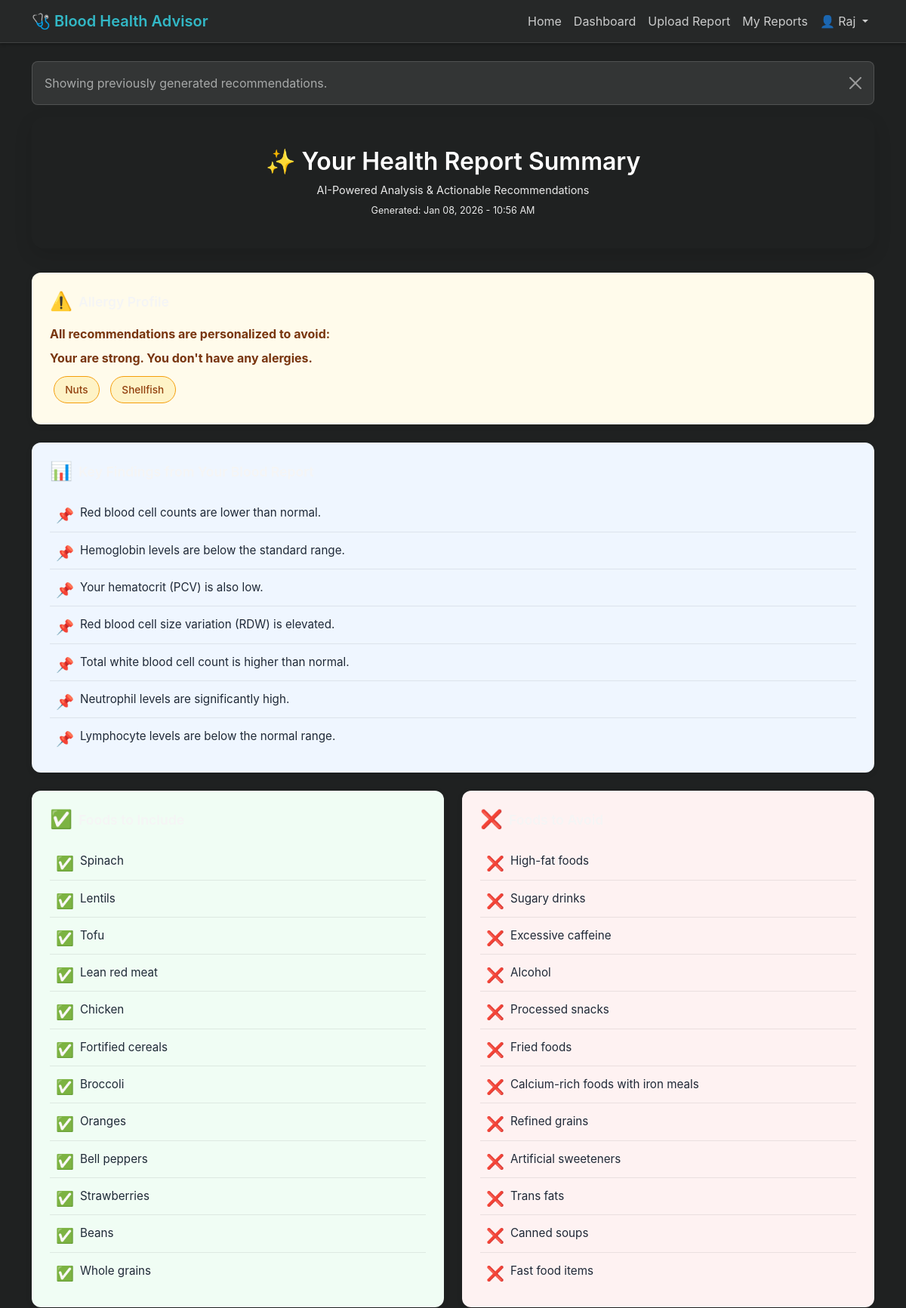
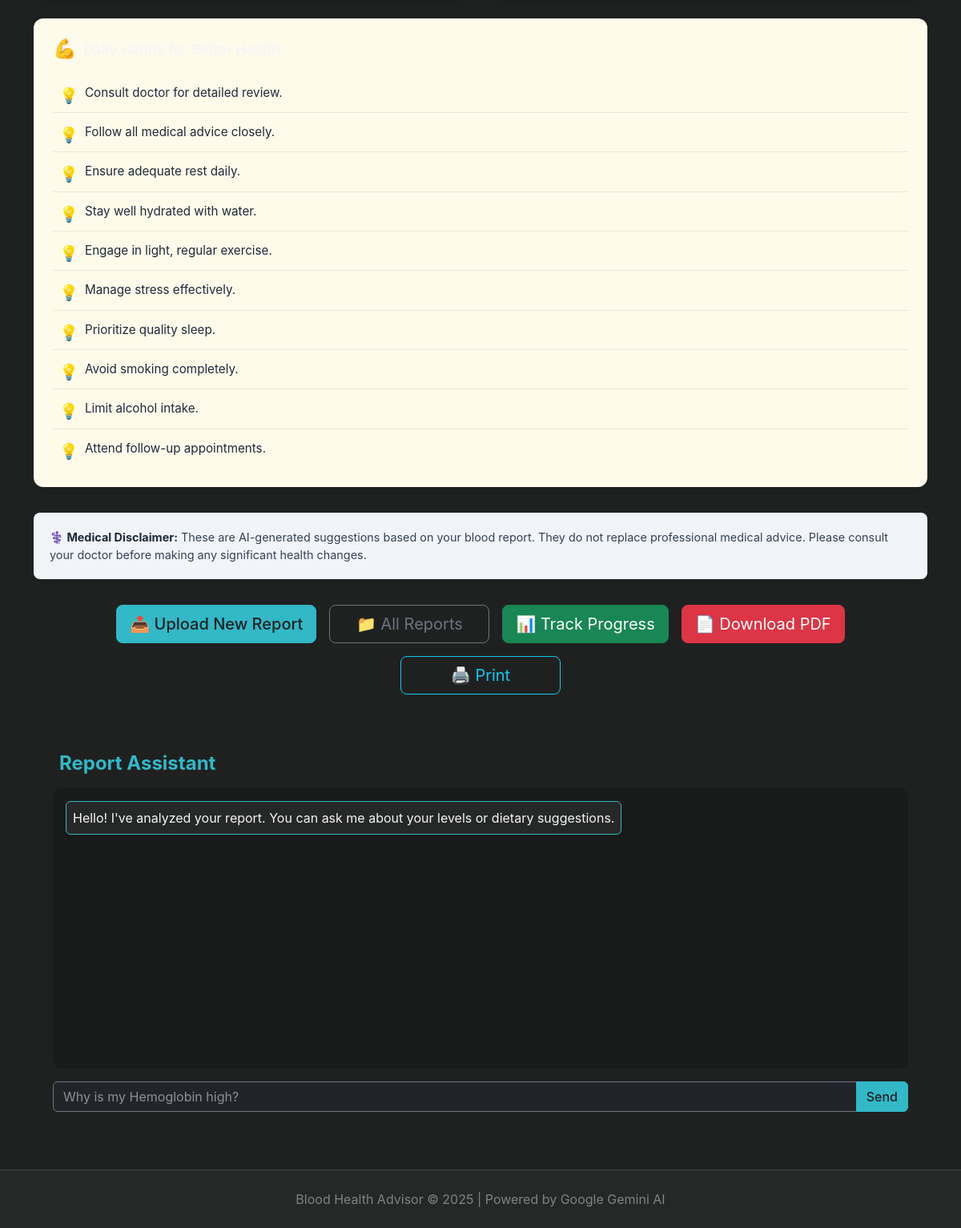
/recommendations/14/ (signed in), run on the app's committed database (2 pictures, top to bottom).
### analyzer/models.py (models this page shows, shortened)
class HealthRecommendation(models.Model):
    blood_report = models.OneToOneField(BloodReport, on_delete=models.CASCADE, related_name='recommendation')
    foods_to_eat = models.TextField()
    foods_to_avoid = models.TextField()
    daily_habits = models.TextField()
    detailed_analysis = models.TextField(blank=True)
    created_at = models.DateTimeField(auto_now_add=True)

### analyzer/views.py (the view)
# urls.py: path('recommendations/<int:report_id>/', views.generate_recommendations, name='generate_recommendations'),
@login_required
def generate_recommendations(request, report_id):
    blood_report = get_object_or_404(BloodReport, id=report_id, user=request.user)
    try:
        allergy_info = blood_report.allergy_info
    except AllergyInfo.DoesNotExist:
        messages.error(request, 'Please complete allergy information first.')
        return redirect('allergy_info', report_id=report_id)
    try:
        recommendation = blood_report.recommendation
        messages.info(request, 'Showing previously generated recommendations.')
    except HealthRecommendation.DoesNotExist:
        allergies_dict = {
            'user_mentioned': allergy_info.user_mentioned_allergies,
            'common': allergy_info.common_allergies_response
        }
        analysis_result = analyze_blood_report(
            blood_report.extracted_text,
            allergies_dict
        )
        recommendation = HealthRecommendation.objects.create(
            blood_report=blood_report,
            detailed_analysis=analysis_result['detailed_analysis'],
            foods_to_eat=analysis_result['foods_to_eat'],
            foods_to_avoid=analysis_result['foods_to_avoid'],
            daily_habits=analysis_result['daily_habits']
        )
        messages.success(request, 'Health recommendations generated successfully!')
    context = {
        'blood_report': blood_report,
        'recommendation': recommendation,
        'allergy_info': allergy_info
    }
    return render(request, 'analyzer/recommendations.html', context)

### templates/analyzer/recommendations.html (shortened to what this page needs)
{% extends 'base.html' %}
{% load custom_filters %}
{% block content %}
<div class="report-header">
    <h2>✨ Your Health Report Summary</h2>
    <p class="report-meta mb-1">AI-Powered Analysis & Actionable Recommendations</p>
    <p class="report-meta mb-0">
        <small>Generated: {{ recommendation.created_at|date:"M d, Y - h:i A" }}</small>
    </p>
</div>
{% if allergy_info.user_mentioned_allergies or allergy_info.common_allergies_response %}
<div class="info-card allergy-section">
    <h4>
        <span class="icon">⚠️</span>
    </h4>
    <p class="mb-2"><strong>All recommendations are personalized to avoid:</strong></p>
    {% if allergy_info.user_mentioned_allergies %}
        <p class="mb-2">
            <strong>Your Allergies:</strong> {{ allergy_info.user_mentioned_allergies }}
        </p>
    {% else %}
        <p class="mb-2">
            <strong>Your are strong. You don't have any alergies.</strong>
        </p>
    {% endif %}
    <div>
        {% for key, value in allergy_info.common_allergies_response.items %}
            {% if value %}
                <span class="allergy-badge">{{ key|title }}</span>
            {% endif %}
        {% endfor %}
    </div>
</div>
{% endif %}
<div class="info-card analysis-section">
    <h4>
        <span class="icon">📊</span>
    </h4>
    {{ recommendation.detailed_analysis|simple_list|safe }}
</div>
<div class="foods-grid">
    <div class="info-card foods-eat-section">
        <h4>
            <span class="icon">✅</span>
        </h4>
        {{ recommendation.foods_to_eat|simple_list|safe }}
    </div>
    <div class="info-card foods-avoid-section">
        <h4>
            <span class="icon">❌</span>
        </h4>
        {{ recommendation.foods_to_avoid|simple_list|safe }}
    </div>
</div>
<div class="info-card habits-section">
    <h4>
        <span class="icon">💪</span>
    </h4>
    {{ recommendation.daily_habits|simple_list|safe }}
</div>
<div class="disclaimer">
    <strong>⚕️ Medical Disclaimer:</strong>
    These are AI-generated suggestions based on your blood report. They do not replace professional medical advice.
    Please consult your doctor before making any significant health changes.
</div>
<div class="action-buttons">
    <a href="{% url 'upload_report' %}" class="btn btn-primary btn-lg">
        📤 Upload New Report
    </a>
    <a href="{% url 'report_list' %}" class="btn btn-outline-secondary btn-lg">
        📁 All Reports
    </a>
    <a href="{% url 'progress_tracker' report_id=blood_report.id %}" class="btn btn-success btn-lg">
        📊 Track Progress
    </a>
    <a href="{% url 'download_pdf_report' report_id=blood_report.id %}" class="btn btn-danger btn-lg">
        📄 Download PDF
    </a>
    <button onclick="window.print()" class="btn btn-outline-info btn-lg">
        🖨️ Print
    </button>
</div>
<div class="glass-card mt-5 p-4">
    <h4 class="fw-bold mb-3" style="color: var(--primary-color);">
        Report Assistant
    </h4>
    <div id="chat-box" class="mb-3 p-3" style="height: 350px; overflow-y: auto; background: rgba(0,0,0,0.2); border-radius: 10px;">
        <div class="text-start mb-3">
            <div class="p-2 d-inline-block rounded shadow-sm" style="background: var(--surface-color); border: 1px solid var(--primary-color);">
                Hello! I've analyzed your report. You can ask me about your levels or dietary suggestions.
            </div>
        </div>
    </div>
    <div class="input-group">
        <input type="text" id="user-input" class="form-control bg-dark text-white border-secondary"
               placeholder="Why is my Hemoglobin high?" onkeypress="if(event.key === 'Enter') sendMessage()">
        <button class="btn btn-primary" type="button" id="send-btn" onclick="sendMessage()">
            <span id="btn-text">Send</span>
        </button>
    </div>
</div>
{% endblock %}

### templates/base.html (shortened to what this page needs)
<!DOCTYPE html>
<html lang="en" data-bs-theme="dark">
<head>
    <link href="https://cdn.jsdelivr.net/npm/bootstrap@5.3.0/dist/css/bootstrap.min.css" rel="stylesheet">
</head>
<body>
    <nav class="navbar navbar-expand-lg navbar-dark">
        <div class="container">
            <a class="navbar-brand" href="{% url 'home' %}">🩺 Blood Health Advisor</a>
            <div class="collapse navbar-collapse" id="navbarNav">
                <ul class="navbar-nav ms-auto">
                    <li class="nav-item">
                        <a class="nav-link" href="{% url 'home' %}">Home</a>
                    </li>
                    {% if user.is_authenticated %}
                        <li class="nav-item">
                            <a class="nav-link" href="{% url 'dashboard' %}">Dashboard</a>
                        </li>
                        <li class="nav-item">
                            <a class="nav-link" href="{% url 'upload_report' %}">Upload Report</a>
                        </li>
                        <li class="nav-item">
                            <a class="nav-link" href="{% url 'report_list' %}">My Reports</a>
                        </li>
                        <li class="nav-item dropdown">
                            <a class="nav-link dropdown-toggle" href="#" id="userDropdown" role="button"
                            data-bs-toggle="dropdown" aria-expanded="false">
                                👤 {{ user.username }}
                            </a>
                        </li>
                    {% endif %}
                </ul>
            </div>
        </div>
    </nav>
    <main class="container mt-4 mb-5">
        {% if messages %}
            {% for message in messages %}
                <div class="alert alert-{{ message.tags }} alert-dismissible fade show" role="alert">
                    {{ message }}
                    <button type="button" class="btn-close" data-bs-dismiss="alert"></button>
                </div>
            {% endfor %}
        {% endif %}
        {% block content %}{% endblock %}
    </main>
    <footer class="text-center py-4 mt-5">
        <p class="mb-0 text-muted">Blood Health Advisor &copy; 2025 | Powered by Google Gemini AI</p>
    </footer>
</body>
</html>

### templates/base.html (style rules this page uses)
:root { --primary-color: #32b8c6; --primary-hover: #2da6b2; --secondary-color: #777c7c; --bg-color: #1f2121; --surface-color: #262828; }
body { background-color: var(--bg-color); font-family: -apple-system, BlinkMacSystemFont, 'Segoe UI', Roboto, sans-serif; color: #f5f5f5; }
.navbar { background-color: var(--surface-color) !important; box-shadow: 0 2px 4px rgba(0,0,0,0.3); border-bottom: 1px solid rgba(119, 124, 124, 0.3); }
.navbar-brand { color: var(--primary-color) !important; font-weight: 600; }
.nav-link { color: rgba(245, 245, 245, 0.8) !important; }
.btn-primary { background-color: var(--primary-color); border-color: var(--primary-color); color: #1f2121; font-weight: 500; }
.alert { border-radius: 8px; border: 1px solid rgba(119, 124, 124, 0.3); }
.alert-info { background-color: rgba(167, 169, 169, 0.15); color: #a7a9a9; border-color: rgba(167, 169, 169, 0.25); }
footer { background-color: var(--surface-color) !important; border-top: 1px solid rgba(119, 124, 124, 0.3); color: rgba(167, 169, 169, 0.7); }
.text-muted { color: rgba(167, 169, 169, 0.7) !important; }

### templates/analyzer/recommendations.html (style rules this page uses)
:root { --success-green: #10b981; --success-dark: #065f46; --danger-red: #ef4444; --danger-dark: #991b1b; --info-blue: #3b82f6; --info-dark: #1e40af; --warning-yellow: #f59e0b; --warning-dark: #92400e; }
.report-header { background: linear-gradient(135deg, var(--color-primary) 0%, #1d6b75 100%); color: white; padding: 2.5rem 2rem; border-radius: 16px; margin-bottom: 2rem; box-shadow: 0 8px 24px rgba(0,0,0,0.12); text-align: center; }
.report-header h2 { color: white; margin-bottom: 0.5rem; font-size: 2rem; font-weight: 600; }
.report-meta { color: rgba(255, 255, 255, 0.9); font-size: 0.9rem; }
.info-card { background: white; border-radius: 12px; padding: 1.5rem; margin-bottom: 1.5rem; box-shadow: 0 2px 8px rgba(0,0,0,0.08); border-left: 4px solid var(--color-primary); }
.info-card h4 { font-size: 1.1rem; font-weight: 600; margin-bottom: 1rem; color: var(--color-text); display: flex; align-items: center; gap: 0.5rem; }
.info-card .icon { font-size: 1.5rem; }
.simple-list { list-style: none; padding: 0; margin: 0; }
.simple-list li { padding: 0.75rem 0.75rem 0.75rem 2.5rem; position: relative; border-bottom: 1px solid rgba(0,0,0,0.08); line-height: 1.6; font-size: 0.95rem; color: #1f2937; }
.simple-list li:last-child { border-bottom: none; }
.simple-list li:before { position: absolute; left: 0.5rem; font-size: 1.2rem; font-weight: bold; }
.analysis-section .simple-list li:before { content: "📌"; }
.foods-eat-section .simple-list li:before { content: "✅"; }
.foods-avoid-section .simple-list li:before { content: "❌"; }
.habits-section .simple-list li:before { content: "💡"; }
.analysis-section { border-left-color: var(--info-blue); background: #eff6ff; }
.foods-eat-section { border-left-color: var(--success-green); background: #f0fdf4; }
.foods-avoid-section { border-left-color: var(--danger-red); background: #fef2f2; }
.habits-section { border-left-color: var(--warning-yellow); background: #fffbeb; }
.allergy-section { border-left-color: var(--warning-yellow); background: #fffbeb; }
.allergy-badge { display: inline-block; padding: 0.4rem 0.9rem; margin: 0.3rem; background: #fef3c7; border: 1px solid var(--warning-yellow); border-radius: 20px; font-size: 0.85rem; font-weight: 500; color: var(--warning-dark); }
.allergy-section p, .allergy-section strong { color: #78350f; }
.foods-grid { display: grid; grid-template-columns: 1fr; gap: 1.5rem; }
@media (min-width: 768px) { .foods-grid { grid-template-columns: 1fr 1fr; } }
.disclaimer { background: #f1f5f9; border-left: 4px solid var(--color-primary); padding: 1.25rem; border-radius: 8px; margin: 2rem 0; font-size: 0.9rem; color: #334155; }
.disclaimer strong { color: #1e293b; }
.action-buttons { display: flex; gap: 1rem; justify-content: center; flex-wrap: wrap; margin-top: 2rem; margin-bottom: 3rem; }
.action-buttons .btn { min-width: 200px; }
.simple-list li { transition: background-color 0.2s ease; }

### data on the page
HealthRecommendation: created_at "Jan 08, 2026 - 10:56 AM", detailed_analysis|simple_list "Red blood cell counts are lower than normal. Hemoglobin levels are below the standard range. Your hematocrit (PCV) is also low. Red blood cell size variation (RDW) is elevated. Total white blood cell count is higher than normal. Neutrophil levels are significantly high. Lymphocyte levels are below the normal range.", foods_to_eat|simple_list "Spinach Lentils Tofu Lean red meat Chicken Fortified cereals Broccoli Oranges Bell peppers Strawberries Beans Whole grains", foods_to_avoid|simple_list "High-fat foods Sugary drinks Excessive caffeine Alcohol Processed snacks Fried foods Calcium-rich foods with iron meals Refined grains Artificial sweeteners Trans fats Canned soups Fast food items", daily_habits|simple_list "Consult doctor for detailed review. Follow all medical advice closely. Ensure adequate rest daily. Stay well hydrated with water. Engage in light, regular exercise. Manage stress effectively. Prioritize quality sleep. Avoid smoking completely. Limit alcohol intake. Attend follow-up appointments."

### other printed values
{{ user.username }} "Raj"
{{ message }} "Showing previously generated recommendations."
{{ key|title }} "Nuts" "Shellfish"
